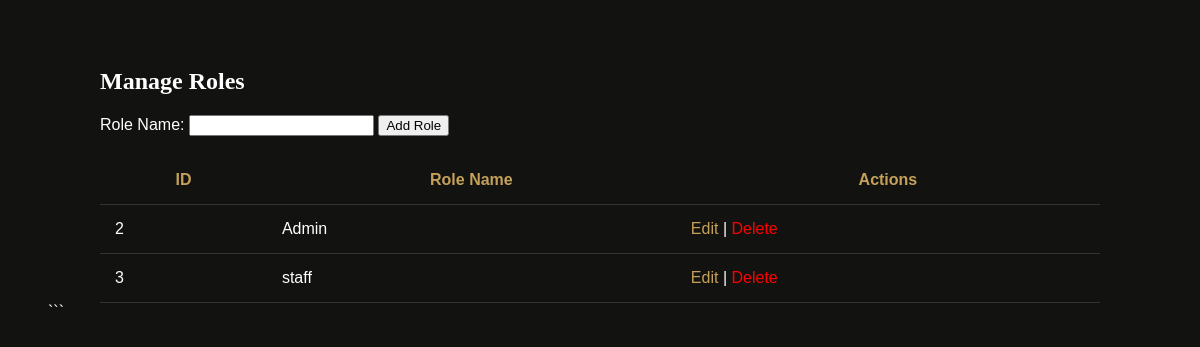
Page /Admin-site/managerole.php on the committed database.
### tables this page shows
CREATE TABLE `roles` (
  `id` int(11) NOT NULL,
  `role_name` varchar(50) DEFAULT NULL
);

### Admin-site/managerole.php (the view, shortened to what this page needs)
<?php
include "../includes/connection.php";
$editData = null;
$result = mysqli_query($conn, "SELECT * FROM roles");
?>
<!DOCTYPE html>
<html lang="en">
<head>
</head>
<body>
<div class="container">
    <h2>Manage Roles</h2>
    <form method="POST">
        Role Name:
        <input type="text" name="role_name" value="<?= $editData['role_name'] ?? '' ?>" required>
        <?php if($editData): ?>
            <button name="update">Update</button>
        <?php else: ?>
            <button name="add">Add Role</button>
        <?php endif; ?>
    </form>
    <table>
        <tr>
            <th>ID</th>
            <th>Role Name</th>
            <th>Actions</th>
        </tr>
        <?php while($row = mysqli_fetch_assoc($result)): ?>
        <tr>
            <td><?= $row['id'] ?></td>
            <td><?= $row['role_name'] ?></td>
            <td>
                <a href="?edit=<?= $row['id'] ?>">Edit</a> |
                <a href="?delete=<?= $row['id'] ?>" class="delete" onclick="return confirm('Delete role?')">Delete</a>
            </td>
        </tr>
        <?php endwhile; ?>
    </table>
</div>
</body>
</html>

### Admin-site/managerole.php (style rules this page uses)
body { background: #121211; color: white; font-family: 'Montserrat', sans-serif; padding: 40px; }
.container { max-width: 1000px; margin: auto; }
h2 { font-family: serif; }
table { width: 100%; margin-top: 20px; border-collapse: collapse; }
th, td { padding: 15px; border-bottom: 1px solid #333; }
th { color: #c5a059; }
a { color: #c5a059; text-decoration: none; }
.delete { color: red; }

### rows in the picture
roles: id "2", role_name "Admin"
roles: id "3", role_name "staff"
